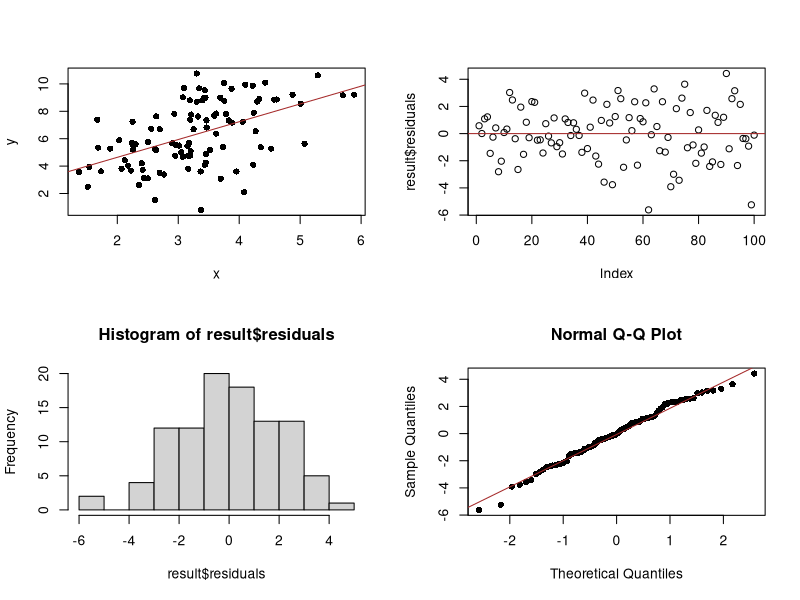
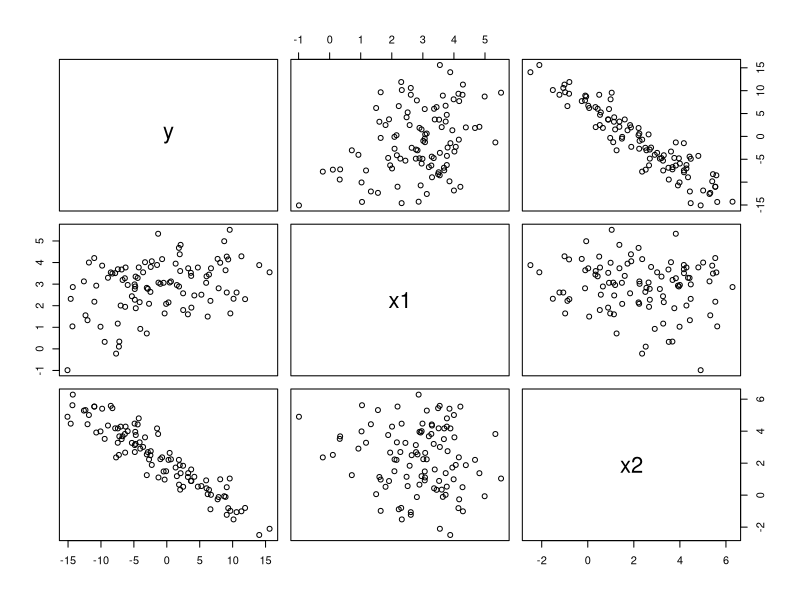
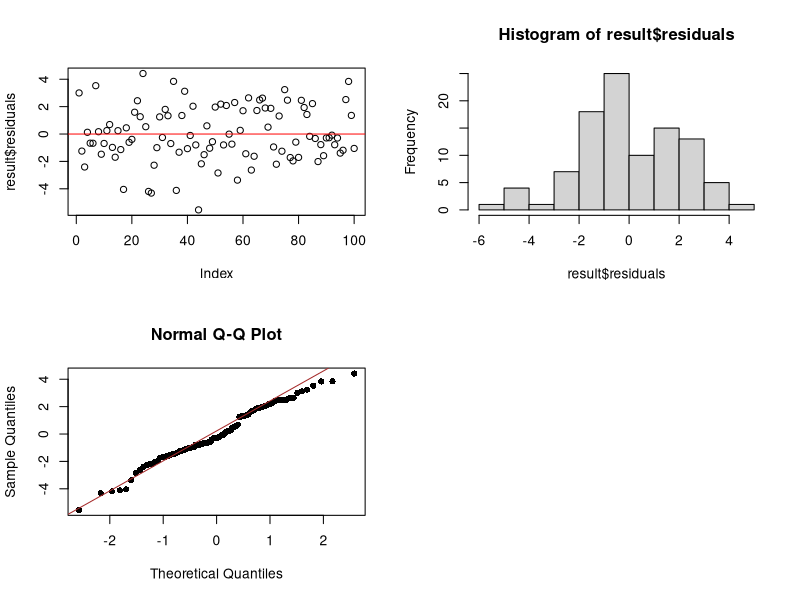

Reproduce these figures in R, in order.
# lab09 linear regressions
# https://book.phylolab.net/binf8441/lab9.html

x = rnorm(100, mean=3, sd=1)    # random numbers from normal distribution
error = rnorm(100, mean=0, sd=2)  # random numbers from normal distribution
y = 2.1+1.25*x+error

data=data.frame(cbind(x,y))

data

result = lm(data$y~data$x)

result

summary(result)

#----------
par(mfrow=c(2,2))   # four plots

plot(x,y,pch=16)
abline(result,col="brown")  # the fitness line

plot(result$residuals)
abline(a=0,b=0, col="brown")  # the fitness line

hist(result$residuals)

qqnorm(result$residuals, pch=16)
qqline(result$residuals, col = "brown")  # the fitness line

#--------------------

shapiro.test(result$residuals)

x_new = 0.7
y_new = result$coefficients[1]+result$coefficients[2]*x_new
y_new

#===========================
# Fitting quadratic relationships
x = rnorm(100, mean=0, sd=1)
y = 2.1+1.25*x^2+error
data=data.frame(cbind(x,y))
result = lm(data$y~data$x)
summary(result)

#==============================

# Multiple linear regression

x1 = rnorm(100, mean=3, sd=1)
x2 = rnorm(100, mean=2.5, sd=2.1)

error = rnorm(100, mean=0, sd=2)
y = 2.1 + 1.25*x1 - 3*x2 + error

data=data.frame(cbind(y,x1,x2))
plot(data)

#-----------

result = lm(y~x1+x2,data=data)
summary(result)

#-------------
# residual plot: 

par(mfrow=c(2,2))
plot(result$residuals)
abline(a=0,b=0, col="red")
hist(result$residuals)
qqnorm(result$residuals, pch=16)
qqline(result$residuals, col = "brown")

#--------------
# Checking the normality assumption
shapiro.test(result$residuals)




